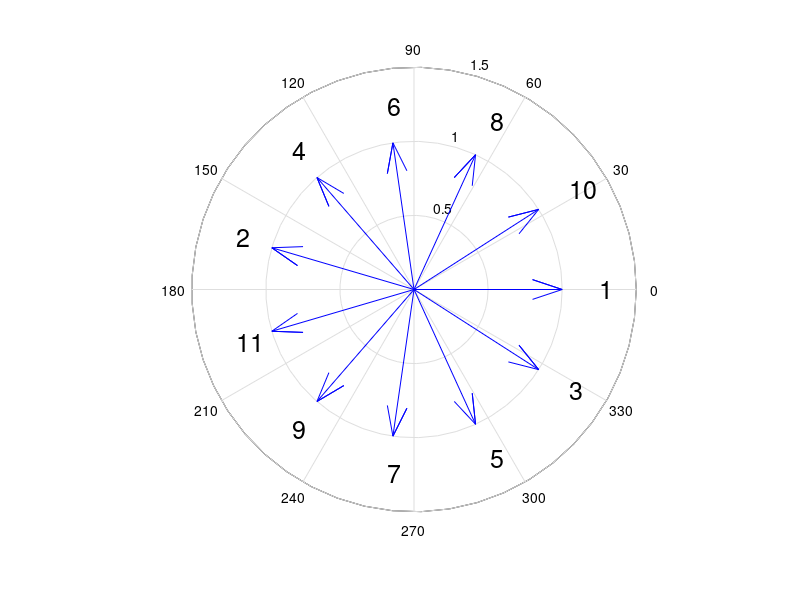

Reproduce this figure in MATLAB.
% AutoWindingDC.m
% For arranging DC machine's windings and auto excitation arrangement in Ansys Maxwell.
% By JIANG M. Y. on 2021-08-04.

% ===Instruction===
% 1. Fill the "input" according to your model.
% 2. Run the script in "Tools > Run script"
% 3. The name of winding terminal should be in the form of "TerminalName_TerminalNumber", (e.g. Terminal_3). 

clear all
clc

% Input 
mode=2;         
% mode=1 for single layer auto winding excitation arrangement in Maxwell 2D 
% mode=2 for double layer auto winding excitation arrangement in Maxwell 2D
% mode=3 for single layer auto winding excitation arrangement in Maxwell 3D
% mode=4 for double layer auto winding excitation arrangement in Maxwell 3D
% mode=5 for winding arrangement display only
OutputFilename='testDC.vbs';        % Filename of .vbs
ProjectName='DCPM-1';         % Filename of .aedt
DesignName='noload';        % Name of the design
TerminalName1='Coil';     % Name of the winding terminal
TerminalName2='Coilu';     % Name of the winding terminal (For mode 2 and mode 4)

p=5;       % Pole pairs
z=11;       % Slots

Nc=0;        % Number of one layer conductors, Nc=0 for already set
FlagCreateWinding=1;    % Switch of create winding, 1 for need to create, 0 for no need
%=========================================================
alf=p*360/z;        % Electric angle between two slots in deg
y1=floor(z/(2*p)); % Length of the winding in slots

fprintf('Pole-pair number= %d\n',p)
fprintf('Slots= %d\n',z)
% Calculate the electric angle of every slot (0 deg - 359 deg)
for i=1:z
    slot_deg(i)=(i-1)*alf+0.0001;
    while(1)
        if slot_deg(i)>=360
            slot_deg(i)=slot_deg(i)-360;
        else
            break
        end
    end
end

% Plot slot-star vectogram
n = z / gcd(z,p);
if n == p
    n = 2*n;
end
for i=1:n
    c(i)=complex(cosd(slot_deg(i)),sind(slot_deg(i)));
end
compass(c)
for i=1:n
    text(1.25*cosd(slot_deg(i)),1.25*sind(slot_deg(i)),num2str(i),'FontSize',18);
end

% Judge winding type
z1=z/gcd(p,z);
p1=p/gcd(p,z);
if mod(z1,2)==0
    FlagWindingType=1; 
    fprintf('Winding type: Lap coil\n')
else
    FlagWindingType=2; 
    fprintf('Winding type: Wave coil\n')
end



% Arrange slots to windings
    for i=1:z1
        for j=1:gcd(p,z)
            WindingSlot(i,1+(j-1)*2)=i+(j-1)*z1;
            WindingSlot(i,2+(j-1)*2)=-(i+(j-1)*z1+y1);
        end
    end
[row,col]=size(WindingSlot);
for i=1:row
    for j=1:col
        if WindingSlot(i,j)>z
            WindingSlot(i,j)=WindingSlot(i,j)-z;
        elseif WindingSlot(i,j)<-z
            WindingSlot(i,j)=WindingSlot(i,j)+z;
        end
    end
end
% Arrange windings to slots
WindingSlot=ceil(WindingSlot);
[row, col]=size(WindingSlot);
for i=1:row
    for j=1:col
        if WindingSlot(i,j)<0
            SLOT(1,-WindingSlot(i,j))=-i;
        else
            SLOT(2,WindingSlot(i,j))=i;
        end
    end
end

for i=1:z
    SLOT(3,i)=i-1;
end

% Winding connection
if FlagWindingType==1
    for i=1:z1
        CONNECT(i)=i;
    end
elseif FlagWindingType==2
    y2=(z1-1)/p1;
    for i=1:z1
        CONNECT(i)=1+(i-1)*y2;
        while CONNECT(i)>z
            CONNECT(i)=CONNECT(i)-z;
        end
    end
end
fprintf('Winding connection:\n')
for i=1:length(CONNECT)
    fprintf('%d-',CONNECT(i))
end
fprintf('1 (loop)\n')
fprintf('* For winding-slot arrangement, please check "WindingSlot".\n')

% .vbs output
if mode~=5
    % Configure output file
    Dat=fopen(OutputFilename,'w');
    fprintf(Dat,'''------------------------------------------\n');
    fprintf(Dat,'''AutoWinding by JIANG M. Y.\n');
    fprintf(Dat,'''Last Modified: %s\n',datestr(now,31));
    fprintf(Dat,'''------------------------------------------\n');
    fclose(Dat);
    fid=fopen(OutputFilename,'a');
    % ---Prefix---
    fprintf(fid,'Dim oAnsoftApp\n');
    fprintf(fid,'Dim oDesktop \n');
    fprintf(fid,'Dim oProject \n');
    fprintf(fid,'Dim oDesign \n');
    fprintf(fid,'Dim oEditor\n');
    fprintf(fid,'Dim oModule\n');
    fprintf(fid,'Set oAnsoftApp = CreateObject("Ansoft.ElectronicsDesktop")\n');
    fprintf(fid,'Set oDesktop = oAnsoftApp.GetAppDesktop()\n');
    fprintf(fid,'oDesktop.RestoreWindow\n');
    % ---Set---
    fprintf(fid,'Set oProject = oDesktop.SetActiveProject("%s")\n',ProjectName);
    fprintf(fid,'Set oDesign = oProject.SetActiveDesign("%s")\n',DesignName);
    fprintf(fid,'Set oModule = oDesign.GetModule("BoundarySetup")\n');
    % ---Add the number of conducters per layer
    if Nc~=0
        fprintf(fid,'oDesign.ChangeProperty Array("NAME:AllTabs", Array("NAME:LocalVariableTab", Array("NAME:PropServers",  _\n');
        fprintf(fid,'  "LocalVariables"), Array("NAME:NewProps", Array("NAME:N", "PropType:=", "VariableProp", "UserDef:=",  _\n');
        fprintf(fid,'  true, "Value:=", "%d"))))\n',Nc);
    end
    % ---Add winding---
    if FlagCreateWinding==1
        for i=1:z/p
            fprintf(fid,'oModule.AssignWindingGroup Array("NAME:Winding%d", "Type:=", "External", "IsSolid:=",  _\n',i);
            fprintf(fid,'  false, "Current:=", "0mA", "Resistance:=", "0ohm", "Inductance:=", "0nH", "Voltage:=",  _\n');
            fprintf(fid,'  "0mV", "ParallelBranchesNum:=", "1")\n');
        end
    end
    % ---Arrange winding---
    
    for i=1:length(SLOT)
        if mode==1 || mode==2
            fprintf(fid,'oModule.AssignCoil Array("NAME:%s_%d", "Objects:=", Array( _\n',TerminalName1,SLOT(3,i));
        else
            fprintf(fid,'oModule.AssignCoilTerminal Array("NAME:%s_%d", "Objects:=", Array( _\n',TerminalName1,SLOT(3,i));
        end
        
        if i==1
            fprintf(fid,'  "%s"), "Conductor number:=", "N", ',TerminalName1);
        else
            fprintf(fid,'  "%s_%d"), "Conductor number:=", "N", ',TerminalName1,SLOT(3,i));
        end
        if SLOT(2,i)>0
            if mode==1 || mode==2
                fprintf(fid,'"PolarityType:=", "Positive")\n');
            else
                fprintf(fid,'"Point out of terminal:=", false)\n');
            end
        else
            if mode==1 || mode==2
                fprintf(fid,'"PolarityType:=", "Negative")\n');
            else
                fprintf(fid,'"Point out of terminal:=", true)\n');
            end
        end
        if mode==1 || mode==2
            fprintf(fid,'oModule.AddWindingCoils ');
        else
            fprintf(fid,'oModule.AddWindingTerminals ');
        end
            fprintf(fid,'"Winding%d", Array("%s_%d")\n',abs(SLOT(2,i)),TerminalName1,SLOT(3,i));
    end
    
    
    if mode==2 || mode==4
        for i=1:length(SLOT)
            if mode==1 || mode==2
                fprintf(fid,'oModule.AssignCoil Array("NAME:%s_%d", "Objects:=", Array( _\n',TerminalName2,SLOT(3,i));
            else
                fprintf(fid,'oModule.AssignCoilTerminal Array("NAME:%s_%d", "Objects:=", Array( _\n',TerminalName2,SLOT(3,i));
            end
            
            if i==1
                fprintf(fid,'  "%s"), "Conductor number:=", "N", ',TerminalName2);
            else
                fprintf(fid,'  "%s_%d"), "Conductor number:=", "N", ',TerminalName2,SLOT(3,i));
            end
            if SLOT(1,i)>0
                if mode==2
                    fprintf(fid,'"PolarityType:=", "Positive")\n');
                else
                    fprintf(fid,'"Point out of terminal:=", false)\n');
                end
            else
                if mode==2
                    fprintf(fid,'"PolarityType:=", "Negative")\n');
                else
                    fprintf(fid,'"Point out of terminal:=", true)\n');
                end
            end
            if mode==1 || mode==2
                fprintf(fid,'oModule.AddWindingCoils ');
            else
                fprintf(fid,'oModule.AddWindingTerminals ');
            end
            fprintf(fid,'"Winding%d", Array("%s_%d")\n',abs(SLOT(1,i)),TerminalName2,SLOT(3,i));
        end
    end
    fclose('all');
end
